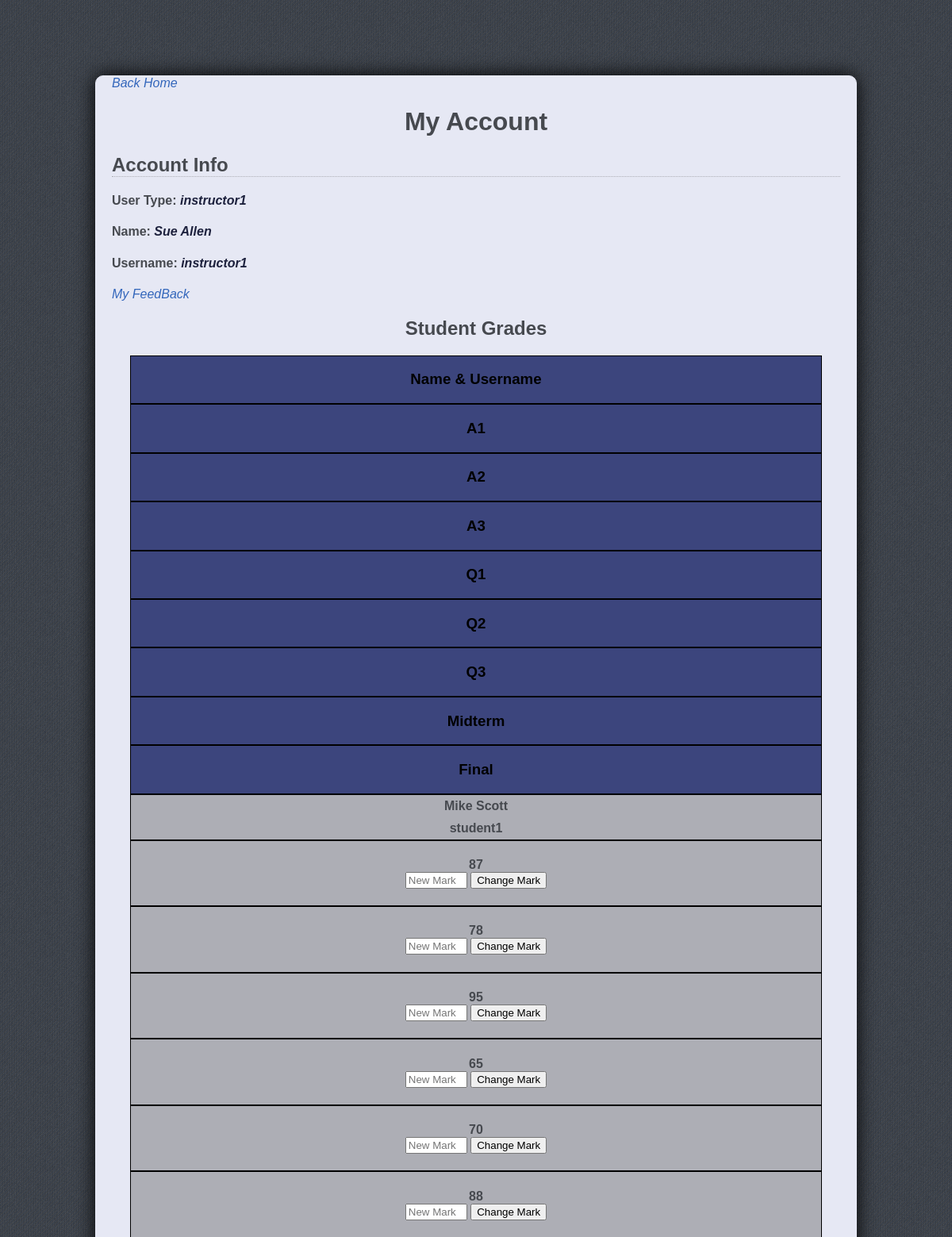
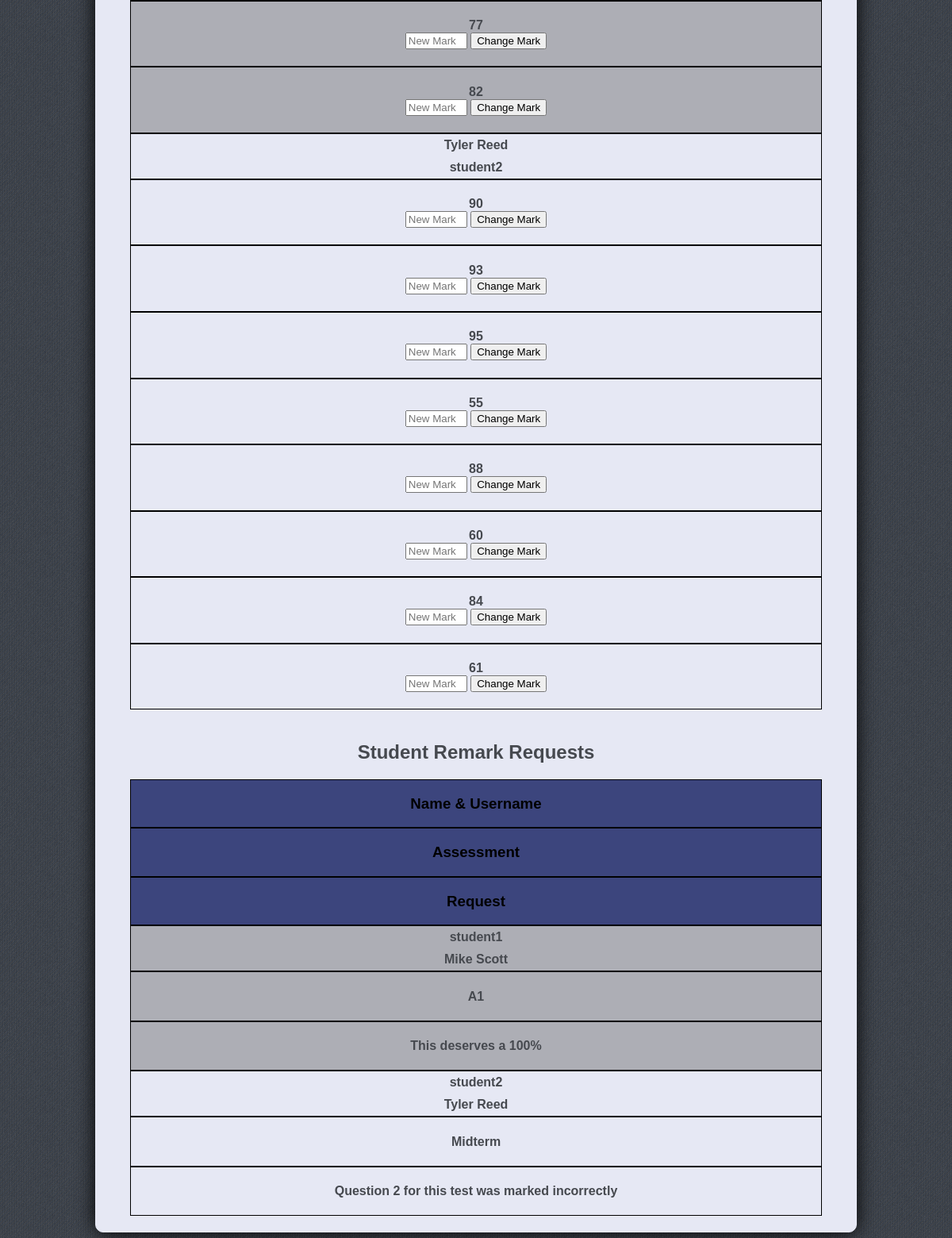
Screenshot of /account (signed in) with the database file from the repository (2 pictures, top to bottom).
### tables this page shows
CREATE TABLE "Marks" (
	"username"	TEXT,
	"assignemnt1"	INTEGER,
	"assignemnt2"	INTEGER,
	"assignemnt3"	INTEGER,
	"quiz1"	INTEGER,
	"quiz2"	INTEGER,
	"quiz3"	INTEGER,
	"midterm"	INTEGER,
	"final"	INTEGER
);

CREATE TABLE "Student" (
	"name"	TEXT,
	"username"	TEXT,
	"password"	TEXT
);

CREATE TABLE "Remark" (
	"username"	TEXT,
	"assessment"	TEXT,
	"request"	INTEGER
);

### app.py (the view, shortened to what this page needs)
@app.route("/account",methods=['GET','POST'])
def account():
	if 'username' in session:
		if session['usertype']=='Student':
			sql= """
				SELECT *
				FROM Marks
				"""
			results = db.engine.execute(text(sql))
			for result in results:
				if result['username']==session['username']:
					session['assignemnt1'] = result['assignemnt1']
					session['assignemnt2'] = result['assignemnt2']
					session['assignemnt3'] = result['assignemnt3']
					session['quiz1'] = result['quiz1']
					session['quiz2'] = result['quiz2']
					session['quiz3'] = result['quiz3']
					session['midterm'] = result['midterm']
					session['final'] = result['final']
			if request.method=='POST':
				remark_desc = request.form['remark-desc']
				if request.form['remark-desc']:
					insertSQL= """INSERT INTO Remark (username,assessment,request)
								VALUES ('{}', '{}', '{}')""".format(session['username'],
																	request.form['remark-type'],
																	remark_desc)
					db.engine.execute(text(insertSQL))
					session.pop('pop_up', None)
					flash('Remark Request Sent!')
				else:
					session['pop_up'] = 'error'
					flash('Please Enter A Reason For Remark')
		else:
			sql= """
				SELECT *
				FROM Student
				LEFT JOIN Marks
				ON Student.username = Marks.username
				"""
			session['student_info'] = {}
			results = db.engine.execute(text(sql))
			odd_row = True
			odd_row_num = 1
			for result in results:
				if odd_row_num % 2 == 0:
					odd_row = False
				else:
					odd_row = True
				session['student_info'][result['username']] = [odd_row, result['name'],
															   {'assignemnt1': result['assignemnt1']},
															   {'assignemnt2': result['assignemnt2']},
															   {'assignemnt3': result['assignemnt3']},
															   {'quiz1': result['quiz1']},
															   {'quiz2': result['quiz2']},
															   {'quiz3': result['quiz3']},
															   {'midterm': result['midterm']},
															   {'final': result['final']}]
				odd_row_num += 1
			sql= """
				SELECT *
				FROM Remark
				LEFT JOIN Student
				ON Remark.username = Student.username
				"""
			session['student_remark'] = {}
			results = db.engine.execute(text(sql))
			odd_row = True
			odd_row_num = 1
			remark_num = 0
			for result in results:
				if odd_row_num % 2 == 0:
					odd_row = False
				else:
					odd_row = True
				session['student_remark'][remark_num] = [odd_row, result['username'],
														 result['name'],
														 result['assessment'],
														 result['request']]
				remark_num += 1
				odd_row_num += 1
		return render_template('account.html')
	else:
		session['pop_up'] = 'error'
		flash('Please Login To View The Page')
		return  redirect(url_for('login'))

### templates/account.html (shortened to what this page needs)
<!DOCTYPE html>
<html>
<head>
	<link rel="stylesheet" type="text/css" href="{{ url_for('static', filename='index.css') }}">
</head>
<body>
	<div class="account-name">
			<div class="page-desc-text">
				<div class="border-design">
					<a class="info-text" href="/index">Back Home</a>
					<h1 class="page-header">My Account</h1>
					<h2 class="text-header">Account Info</h2>
					<h4>User Type: <span class="info-text">{{ session['usertype'] }}</span></h4>
					<h4>Name: <span class="info-text">{{ session['name'] }}</span></h4>
					<h4>Username: <span class="info-text">{{ session['username'] }}</span></h4>
					{% if session['usertype'] and session['usertype'] == 'Student' %}
						<h2 class="page-header">Grades (%)</h2>
						<div class="table-layout">
							<div class="table-row mark-table-prop odd-row">
								<div class="mark-header header-col">
									<h3>Assignment 1</h3>
								</div>
								<div class="mark-col">
									<h4>{{ session['assignemnt1'] }}</h4>
								</div>
								<div class="remark-col">
									<form class= 'table-row remark-section' method="POST">
										<input type="hidden" name="remark-type" value="A1">
										<textarea class= 'remark-textbox' name='remark-desc' cols='30'></textarea>
										<button class="" type = "submit">submit remark request</button>
									</form>
								</div>
							</div>
							<div class="table-row mark-table-prop odd-row">
								<div class="mark-header header-col">
									<h3>Assignment 2</h3>
								</div>
								<div class="mark-col">
									<h4>{{ session['assignemnt2'] }}</h4>
								</div>
								<div class="remark-col">
									<form class= 'table-row remark-section' method="POST">
											<input type="hidden" name="remark-type" value="A2">
											<textarea class= 'remark-textbox' name='remark-desc' cols='30'></textarea>
											<button class="" type = "submit">submit remark request</button>
									</form>
								</div>
							</div>
							<div class="table-row mark-table-prop odd-row">
								<div class="mark-header header-col">
									<h3>Assignment 3</h3>
								</div>
								<div class="mark-col">
									<h4>{{ session['assignemnt3'] }}</h4>
								</div>
								<div class="remark-col">
									<form class= 'table-row remark-section' method="POST">
											<input type="hidden" name="remark-type" value="A3">
											<textarea class= 'remark-textbox' name='remark-desc' cols='30'></textarea>
											<button class="" type = "submit">submit remark request</button>
									</form>
								</div>
							</div>
							<div class="table-row mark-table-prop odd-row">
								<div class="mark-header header-col">
									<h3>Quiz 1</h3>
								</div>
								<div class="mark-col">
									<h4>{{ session['quiz1'] }}</h4>
								</div>
								<div class="remark-col">
									<form class= 'table-row remark-section' method="POST">
											<input type="hidden" name="remark-type" value="Q1">
											<textarea class= 'remark-textbox' name='remark-desc' cols='30'></textarea>
											<button class="" type = "submit">submit remark request</button>
									</form>
								</div>
							</div>
							<div class="table-row mark-table-prop odd-row">
								<div class="mark-header header-col">
									<h3>Quiz 2</h3>
								</div>
								<div class="mark-col">
									<h4>{{ session['quiz2'] }}</h4>
								</div>
								<div class="remark-col">
									<form class= 'table-row remark-section' method="POST">
											<input type="hidden" name="remark-type" value="Q2">
											<textarea class= 'remark-textbox' name='remark-desc' cols='30'></textarea>
											<button class="" type = "submit">submit remark request</button>
									</form>
								</div>
							</div>
							<div class="table-row mark-table-prop odd-row">
								<div class="mark-header header-col">
									<h3>Quiz 3</h3>
								</div>
								<div class="mark-col">
									<h4>{{ session['quiz3'] }}</h4>
								</div>
								<div class="remark-col">
									<form class= 'table-row remark-section' method="POST">
											<input type="hidden" name="remark-type" value="Q3">
											<textarea class= 'remark-textbox' name='remark-desc' cols='30'></textarea>
											<button class="" type = "submit">submit remark request</button>
									</form>
								</div>
							</div>
							<div class="table-row mark-table-prop odd-row">
								<div class="mark-header header-col">
									<h3>Midterm</h3>
								</div>
								<div class="mark-col">
									<h4>{{ session['midterm'] }}</h4>
								</div>
								<div class="remark-col">
									<form class= 'table-row remark-section' method="POST">
											<input type="hidden" name="remark-type" value="Midterm">
											<textarea class= 'remark-textbox' name='remark-desc' cols='30'></textarea>
											<button class="" type = "submit">submit remark request</button>
									</form>
								</div>
							</div>
							<div class="table-row mark-table-prop odd-row">
								<div class="mark-header header-col">
									<h3>Final</h3>
								</div>
								<div class="mark-col">
									<h4>{{ session['final'] }}</h4>
								</div>
								<div class="remark-col">
									<form class= 'table-row remark-section' method="POST">
											<input type="hidden" name="remark-type" value="Final">
											<textarea class= 'remark-textbox' name='remark-desc' cols='30'></textarea>
											<button class="" type = "submit">submit remark request</button>
									</form>
								</div>
							</div>
						</div>
					{% else %}
						<a class="info-text" href="/my_feedback">My FeedBack</a>
						<h2 class="page-header">Student Grades</h2>
						<div class="table-layout">
							<div class="table-row instructor-table-prop">
								<div class="stud-name-col">
									<div class="table-header">
										<h3>Name & Username</h3>
									</div>
								</div>
								<div class="stud-mark-col">
									<div class="table-header">
										<h3>A1</h3>
									</div>
								</div>
								<div class="stud-mark-col">
									<div class="table-header">
										<h3>A2</h3>
									</div>
								</div>
								<div class="stud-mark-col">
									<div class="table-header">
										<h3>A3</h3>
									</div>
								</div>
								<div class="stud-mark-col">
									<div class="table-header">
										<h3>Q1</h3>
									</div>
								</div>
								<div class="stud-mark-col">
									<div class="table-header">
										<h3>Q2</h3>
									</div>
								</div>
								<div class="stud-mark-col">
									<div class="table-header">
										<h3>Q3</h3>
									</div>
								</div>
								<div class="stud-mark-col">
									<div class="table-header">
										<h3>Midterm</h3>
									</div>
								</div>
								<div class="stud-mark-col">
									<div class="table-header">
										<h3>Final</h3>
									</div>
								</div>
							</div>
							{% for user, infos in session['student_info'].items() %}
								{% if infos[0] %}
									<div class="table-row instructor-table-prop odd-row">
								{% else %}
									<div class="table-row instructor-table-prop">
								{% endif %}
									<div class="stud-name-col">
										<h4>{{ infos[1] }}</h4>
										<h4> {{ user }}</h4>
									</div>
									{% for info in infos[2:] %}
										<div class="stud-mark-col">
											{% for type, mark in info.items() %}
											<h4>{{ mark }}
												<form method="POST">
													<input class="change-mark" name="instructor-mark-val" placeholder="New Mark">
													<button type = "submit">Change Mark</button>
												</form>
											</h4>
											{% endfor %}
										</div>
									{% endfor %}
								</div>
							{% endfor %}
						</div>
						<h2 class="page-header">Student Remark Requests</h2>
						<div class="table-layout">
							<div class="table-row instructor-table-prop">
								<div class="stud-rename-col">
									<div class="table-header">
										<h3>Name & Username</h3>
									</div>
								</div>
								<div class="stud-mark-col">
									<div class="table-header">
										<h3>Assessment</h3>
									</div>
								</div>
								<div class="stud-mark-col">
									<div class="table-header">
										<h3>Request</h3>
									</div>
								</div>
							</div>
							{% for user, infos in session['student_remark'].items() %}
								{% if infos[0] %}
									<div class="table-row instructor-table-prop odd-row">
								{% else %}
									<div class="table-row instructor-table-prop">
								{% endif %}
									<div class="stud-rename-col">
										<h4>{{ infos[1] }}</h4>
										<h4> {{ infos[2] }}</h4>
									</div>
									<div class="stud-mark-col">
										<h4>{{ infos[3] }}</h4>
									</div>
									<div class="stud-mark-col">
										<h4>{{ infos[4] }}</h4>
									</div>
								</div>
							{% endfor %}
						</div>
					{% endif %}
				</div>
			</div>
	</div>
</body>
</html>

### static/index.css (style rules this page uses)
* { font-family: Verdana, Helvetica, sans-serif; }
html { scroll-behavior: smooth; }
body { margin: 0px; background: url(img/back7.png); }
.page-header { text-align: center; }
.text-header { border-bottom: 1.5px dotted #ADAEB5; width: 100%; }
.instructor-table-prop { width: 95%; margin: auto; text-align: center; word-wrap: break-word; }
.stud-name-col > h4 { margin: 5px; }
.stud-rename-col > h4 { margin: 5px; }
.stud-name-col { flex: 1.5; }
.stud-mark-col,.stud-rename-col { flex: 0.5; }
.stud-mark-col > h4 { word-break: break-word; }
.change-mark { margin: auto; width: 70px; }
.table-layout { padding-bottom: 20px; }
.table-header { color: #000; background-color: #3C457D; height: 100%; margin: 0px -10px; }
.table-row { display: flex; flex-direction: row; flex-wrap: nowrap; }
.table-row > div { display: flex; flex-direction: column; padding: 0px 10px; justify-content: center; }
.odd-row { background-color: #ADAEB5; }
.page-desc-text { width: 80%; margin: auto; margin-top: 50px; text-align: left; color:#46494f; }
.border-design { border: 1px #E6E8F4 solid; box-shadow: 0 0 25px #000; border-radius: 10px; background-color: #E6E8F4; padding: 0px 20px; }
.border-design a { color: #3366BB; text-decoration: none; }
.account-name { width:100%; margin: auto; margin-top: 95px; text-align: center; color: #3C457D; padding-bottom: 20px; }
.info-text { font-style: italic; color: #1D213D; }
@media (max-width: 1350px) { .instructor-table-prop { flex-direction: column; } }
@media (max-width: 1350px) { .instructor-table-prop > div { border: 1px #000 solid; } }

### rows the page displays
Marks: name "Mike Scott", username "student1", info "87" "78" "95" "65" "70" "88" "77" "82"
Marks: name "Tyler Reed", username "student2", info "90" "93" "95" "55" "88" "60" "84" "61"
Student: username "student1", name "Mike Scott"
Remark: assessment "A1", request "This deserves a 100%"
Student: username "student2", name "Tyler Reed"
Remark: assessment "Midterm", request "Question 2 for this test was marked incorrectly"

### other values shown
{{ session['usertype'] }} "instructor1"
{{ session['name'] }} "Sue Allen"
{{ session['username'] }} "instructor1"
